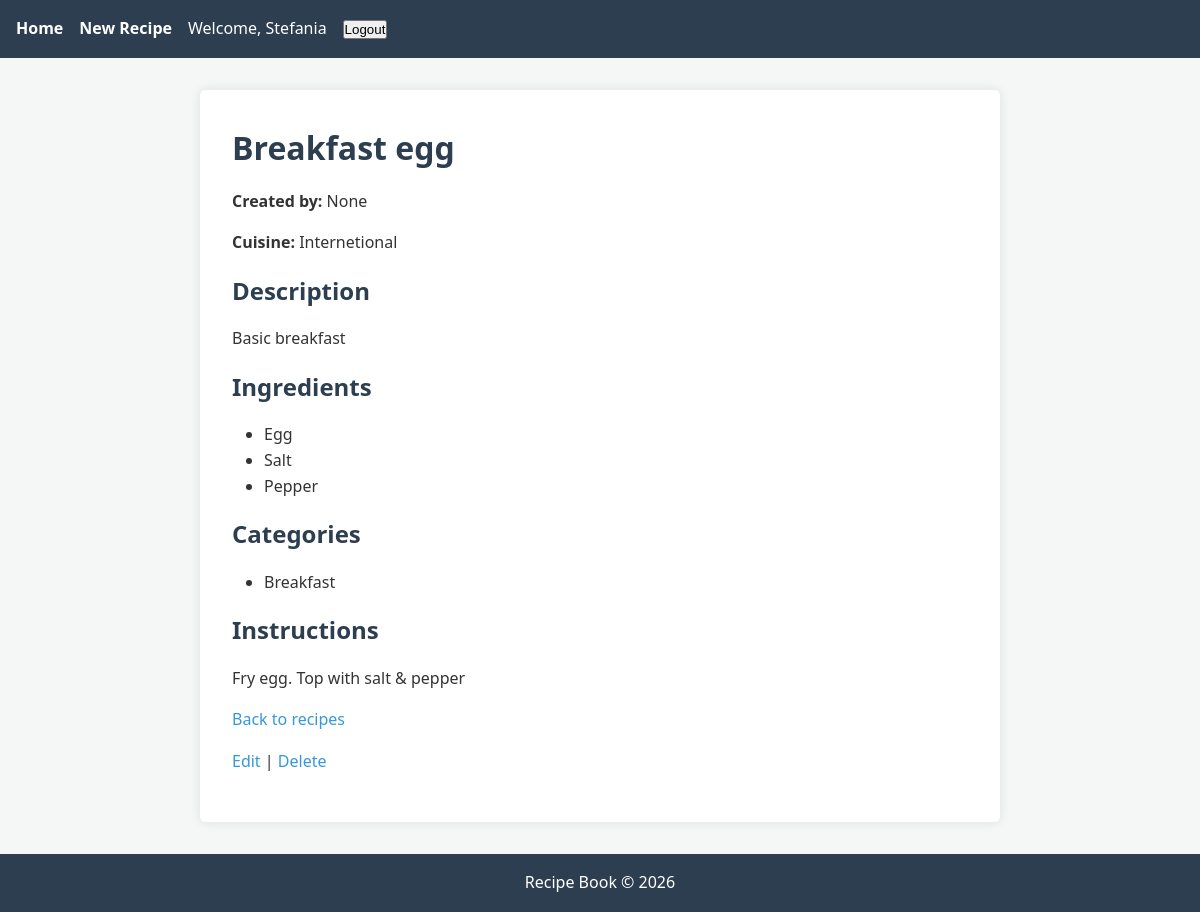
The app's page /recipes/1/ (signed in) with its own data.
### accounts/models.py (models this page shows, shortened)
class CustomUser(AbstractUser):
    username = None
    email = models.CharField(max_length=254, unique=True)
    role = models.CharField(
        max_length = 10,
        choices = [('f', 'Foodie'), ('c', 'Chef')],
        default='f'
    )
    USERNAME_FIELD = 'email'
    REQUIRED_FIELDS = ['first_name', 'last_name']
    objects = CustomUserManager()

### recipes/models.py (models this page shows, shortened)
class Recipe(models.Model):
    title = models.CharField(max_length=200)
    description = models.TextField()
    instructions = models.TextField()
    user = models.ForeignKey(settings.AUTH_USER_MODEL, on_delete=models.CASCADE, null=True, blank=True)
    cuisine = models.ForeignKey("CuisineType", on_delete=models.CASCADE)
    ingredients = models.ManyToManyField("Ingredient")
    categories = models.ManyToManyField("Category")

class CuisineType(models.Model):
    name = models.CharField(max_length=100)

class Ingredient(models.Model):
    name = models.CharField(max_length=100)

class Category(models.Model):
    name = models.CharField(max_length=100)

### recipes/views.py (the view)
# urls.py: path('<int:recipe_id>/', views.recipe_detail, name='recipe_detail'),
@login_required
def recipe_detail(request, recipe_id):
    recipe = get_object_or_404(Recipe, id=recipe_id)
    return render(request, "recipes/recipe_detail.html", {"recipe": recipe})

### recipes/templates/recipes/recipe_detail.html
{% extends 'base.html' %}
{% block content %}
<h1>{{ recipe.title }}</h1>
<p><strong>Created by:</strong> {{ recipe.user.username }}</p>
<p><strong>Cuisine:</strong> {{ recipe.cuisine.name }}</p>
<h2>Description</h2>
<p>{{ recipe.description }}</p>
<h2>Ingredients</h2>
<ul>
	{% for ingredient in recipe.ingredients.all %}
		<li>{{ ingredient.name }}</li>
	{% empty %}
		<li>No ingredients listed.</li>
	{% endfor %}
</ul>
<h2>Categories</h2>
<ul>
	{% for category in recipe.categories.all %}
		<li>{{ category.name }}</li>
	{% empty %}
		<li>No categories listed.</li>
	{% endfor %}
</ul>
<h2>Instructions</h2>
<p>{{ recipe.instructions }}</p>
<p><a href="{% url 'recipe_list' %}">Back to recipes</a></p>
<p>
	<a href="{% url 'recipe_edit' recipe.id %}">Edit</a> |
	<a href="{% url 'recipe_delete' recipe.id %}">Delete</a>
</p>
{% endblock %}

### templates/base.html (shortened to what this page needs)
{% load static %}
<!doctype html>
<html lang="en">
  <head>
    <link rel="stylesheet" href="{% static 'recipes/recipes.css' %}" />
  </head>
  <body>
    <nav>
      <a href="{% url 'recipe_list' %}">Home</a>
      <a href="{% url 'recipe_create' %}">New Recipe</a>
      {% if user.is_authenticated %}
      <span>Welcome, {{ user.first_name }}</span>
      <form method="post" action="{% url 'logout' %}" style="display: inline">
        <button type="submit">Logout</button>
      </form>
      {% else %}
      <a href="{% url 'login' %}">Login</a>
      {% endif %}
    </nav>
    <main>{% block content %}{% endblock %}</main>
    <footer>Recipe Book &copy; 2026</footer>
  </body>
</html>

### recipes/static/recipes/recipes.css (style rules this page uses)
* { box-sizing: border-box; margin: 0; padding: 0; }
body { font-family: 'Segoe UI', Tahoma, Geneva, Verdana, sans-serif; line-height: 1.6; color: #333; background-color: #f4f7f6; display: flex; flex-direction: column; min-height: 100vh; }
nav { background-color: #2c3e50; color: #fff; padding: 1rem; display: flex; gap: 1rem; }
nav a { color: #fff; text-decoration: none; font-weight: bold; }
main { flex: 1; padding: 2rem; max-width: 800px; margin: 0 auto; width: 100%; background-color: #fff; box-shadow: 0 0 10px rgba(0,0,0,0.1); margin-top: 2rem; margin-bottom: 2rem; border-radius: 5px; }
h1, h2, h3 { color: #2c3e50; margin-bottom: 1rem; }
ul, ol { margin-left: 2rem; margin-bottom: 1rem; }
a { color: #3498db; text-decoration: none; }
p { margin-bottom: 1rem; }
footer { text-align: center; padding: 1rem; background-color: #2c3e50; color: #fff; margin-top: auto; }

### records on screen
CustomUser: first_name "Stefania"
Recipe: title "Breakfast egg", user.username "None", cuisine.name "Internetional", description "Basic breakfast", instructions "Fry egg. Top with salt & pepper"
Ingredient: name "Egg"
Ingredient: name "Salt"
Ingredient: name "Pepper"
Category: name "Breakfast"
